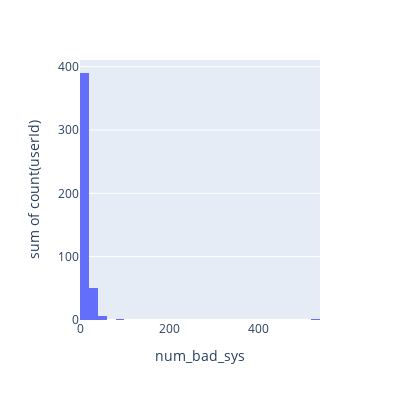

The code cell stored with this chart in its notebook:
### Code cell
review_features(count_on='userId', group_on='num_bad_sys', bins=50)

### Figure 1 — Plotly figure (JSON) as saved in the notebook; plotly's stock layout.template omitted (floating-point values rounded to 4 significant figures)
{"data": [{"alignmentgroup": "True", "bingroup": "x", "histfunc": "sum", "hovertemplate": "num_bad_sys=%{x}<br>sum of count(userId)=%{y}<extra></extra>", "legendgroup": "", "marker": {"color": "#636efa"}, "name": "", "nbinsx": 50, "offsetgroup": "", "orientation": "v", "showlegend": false, "type": "histogram", "x": [29, 26, 19, 0, 22, 7, 34, 57, 43, 32, 31, 39, 25, 6, 9, 27, 17, 28, 33, 5, 1, 10, 3, 12, 8, 11, 35, 2, 4, 13, 36, 18, 14, 21, 15, 82, 42, 23, 20, 40, 522, 16, 45, 47, 24], "xaxis": "x", "y": [4, 2, 6, 41, 3, 24, 1, 1, 1, 2, 4, 2, 1, 25, 10, 3, 8, 2, 2, 27, 36, 10, 40, 18, 18, 18, 1, 37, 31, 14, 1, 4, 4, 7, 4, 1, 1, 4, 4, 1, 1, 15, 1, 1, 8], "yaxis": "y"}], "layout": {"barmode": "relative", "height": 400, "legend": {"tracegroupgap": 0}, "margin": {"t": 60}, "width": 400, "xaxis": {"anchor": "y", "domain": [0, 1], "title": {"text": "num_bad_sys"}}, "yaxis": {"anchor": "x", "domain": [0, 1], "title": {"text": "sum of count(userId)"}}}}
